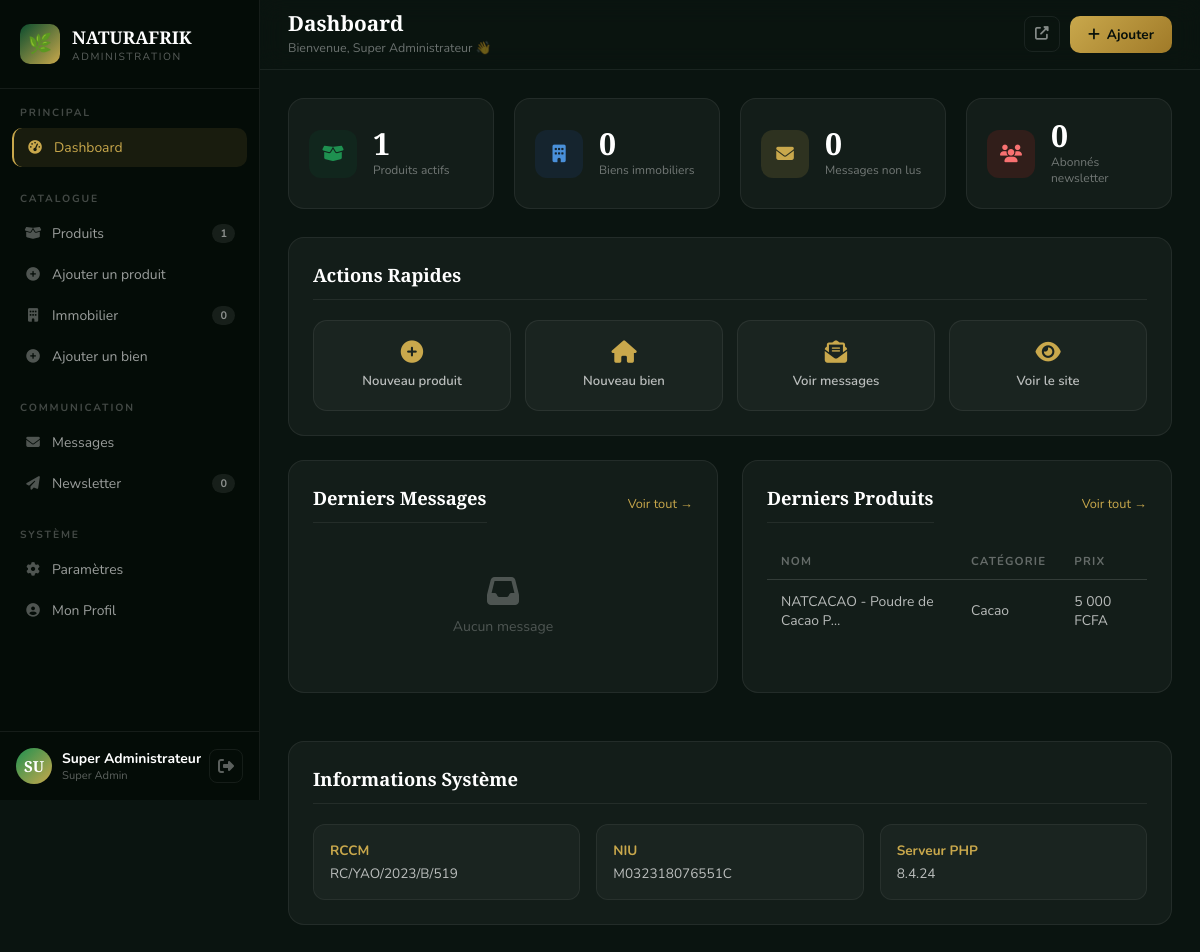
Page /admin/dashboard.php (signed in) on the committed database.
### tables this page shows
CREATE TABLE IF NOT EXISTS `products` (
  `id`                INT(11)        NOT NULL AUTO_INCREMENT,
  `name`              VARCHAR(200)   NOT NULL,
  `slug`              VARCHAR(200)   NOT NULL,
  `short_description` VARCHAR(500)   DEFAULT NULL,
  `description`       LONGTEXT       DEFAULT NULL,
  `price`             DECIMAL(15,2)  DEFAULT NULL,
  `price_max`         DECIMAL(15,2)  DEFAULT NULL,
  `price_unit`        VARCHAR(50)    DEFAULT 'kg',
  `currency`          VARCHAR(10)    DEFAULT 'XAF',
  `category_id`       INT(11)        NOT NULL,
  `main_image`        VARCHAR(255)   DEFAULT NULL,
  `gallery`           TEXT           DEFAULT NULL,
  `stock_quantity`    INT(11)        DEFAULT 0,
  `min_order`         INT(11)        DEFAULT 1,
  `min_order_unit`    VARCHAR(50)    DEFAULT 'kg',
  `weight`            VARCHAR(50)    DEFAULT NULL,
  `origin`            VARCHAR(100)   DEFAULT NULL,
  `certification`     VARCHAR(200)   DEFAULT NULL,
  `specifications`    TEXT           DEFAULT NULL,
  `tags`              VARCHAR(500)   DEFAULT NULL,
  `is_featured`       TINYINT(1)     DEFAULT 0,
  `is_new`            TINYINT(1)     DEFAULT 0,
  `is_active`         TINYINT(1)     DEFAULT 1,
  `views`             INT(11)        DEFAULT 0,
  `created_at`        TIMESTAMP      NOT NULL DEFAULT CURRENT_TIMESTAMP,
  `updated_at`        TIMESTAMP      NOT NULL DEFAULT CURRENT_TIMESTAMP ON UPDATE CURRENT_TIMESTAMP,
  PRIMARY KEY (`id`),
  UNIQUE KEY `slug` (`slug`),
  KEY `category_id` (`category_id`),
  KEY `is_featured` (`is_featured`),
  KEY `is_active` (`is_active`),
  FULLTEXT KEY `search_index` (`name`, `short_description`, `tags`),
  CONSTRAINT `fk_product_category` FOREIGN KEY (`category_id`) REFERENCES `categories`(`id`) ON DELETE RESTRICT
);

CREATE TABLE IF NOT EXISTS `categories` (
  `id`            INT(11)      NOT NULL AUTO_INCREMENT,
  `name`          VARCHAR(150) NOT NULL,
  `slug`          VARCHAR(150) NOT NULL,
  `description`   TEXT         DEFAULT NULL,
  `icon`          VARCHAR(100) DEFAULT NULL,
  `image_path`    VARCHAR(255) DEFAULT NULL,
  `section`       ENUM('produits','immobilier','agriculture','matieres_premieres') NOT NULL,
  `parent_id`     INT(11)      DEFAULT NULL,
  `display_order` INT(11)      DEFAULT 0,
  `is_active`     TINYINT(1)   DEFAULT 1,
  `created_at`    TIMESTAMP    NOT NULL DEFAULT CURRENT_TIMESTAMP,
  PRIMARY KEY (`id`),
  UNIQUE KEY `slug` (`slug`),
  KEY `section` (`section`),
  KEY `parent_id` (`parent_id`)
);

### includes/functions.php (called while the page is built, shortened)
<?php
require_once __DIR__ . '/db.php';
function e(string $str): string {
    return htmlspecialchars($str, ENT_QUOTES | ENT_HTML5, 'UTF-8');
}
function format_price(float $price, string $currency = 'XAF'): string {
    if ($currency === 'XAF') {
        return number_format($price, 0, ',', ' ') . ' FCFA';
    }
    return number_format($price, 2, ',', ' ') . ' ' . $currency;
}
function truncate(string $text, int $length = 150): string {
    return mb_substr($text, 0, $length) . '…';
}
function get_stats(): array {
    try {
        $pdo = db();
        return [
            'products'   => $pdo->query('SELECT COUNT(*) FROM products WHERE is_active=1')->fetchColumn(),
            'realestate' => $pdo->query('SELECT COUNT(*) FROM real_estate WHERE is_available=1')->fetchColumn(),
            'messages'   => $pdo->query('SELECT COUNT(*) FROM contact_messages WHERE is_read=0')->fetchColumn(),
            'newsletter' => $pdo->query('SELECT COUNT(*) FROM newsletter WHERE is_active=1')->fetchColumn(),
        ];
    } catch (Exception $e) { return ['products'=>0,'realestate'=>0,'messages'=>0,'newsletter'=>0]; }
}

### includes/db.php (called while the page is built, shortened)
<?php
class Database {
    private static ?PDO $instance = null;
    public static function getConnection(): ?PDO {
        if (self::$instance === null) {
            try {
                $port = defined('DB_PORT') ? DB_PORT : '3306';
                $dsn = sprintf(
                    'mysql:host=%s;port=%s;dbname=%s;charset=%s',
                    DB_HOST, $port, DB_NAME, DB_CHARSET
                );
                $options = [
                    PDO::ATTR_ERRMODE            => PDO::ERRMODE_EXCEPTION,
                    PDO::ATTR_DEFAULT_FETCH_MODE => PDO::FETCH_ASSOC,
                    PDO::ATTR_EMULATE_PREPARES   => false,
                    PDO::MYSQL_ATTR_INIT_COMMAND => "SET NAMES utf8mb4 COLLATE utf8mb4_unicode_ci",
                ];
                self::$instance = new PDO($dsn, DB_USER, DB_PASS, $options);
            } catch (PDOException $e) {
                error_log('DB Connection Error: ' . $e->getMessage());
                self::$instance = null;
                return null;
            }
        }
        return self::$instance;
    }
}
function db(): ?PDO {
    return Database::getConnection();
}

### admin/dashboard.php (the view, shortened to what this page needs)
<?php
require_once dirname(__DIR__) . '/includes/functions.php';
$stats  = get_stats();
$recent_messages = [];
try {
    $recent_messages = db()->query('SELECT * FROM contact_messages ORDER BY created_at DESC LIMIT 5')->fetchAll();
} catch (Exception $e) {}
$recent_products = [];
try {
    $recent_products = db()->query('SELECT p.*, c.name AS cat FROM products p LEFT JOIN categories c ON p.category_id = c.id ORDER BY p.created_at DESC LIMIT 5')->fetchAll();
} catch (Exception $e) {}
?>
<!DOCTYPE html>
<html lang="fr">
<head>
  <link rel="stylesheet" href="https://cdnjs.cloudflare.com/ajax/libs/font-awesome/6.5.0/css/all.min.css">
  <link rel="stylesheet" href="<?= SITE_URL ?>/admin/css/admin.css">
</head>
<body class="admin-body">
<aside class="admin-sidebar" id="adminSidebar">
  <div class="sidebar-logo">
    <div class="sidebar-logo-icon">🌿</div>
    <div>
      <div class="sidebar-brand">NATURAFRIK</div>
      <div class="sidebar-admin">Administration</div>
    </div>
  </div>
  <nav class="sidebar-nav">
    <div class="nav-group">
      <div class="nav-group-title">Principal</div>
      <a href="dashboard.php" class="sidebar-link active">
        <i class="fas fa-tachometer-alt"></i> Dashboard
      </a>
    </div>
    <div class="nav-group">
      <div class="nav-group-title">Catalogue</div>
      <a href="products/index.php" class="sidebar-link">
        <i class="fas fa-box-open"></i> Produits
        <span class="badge"><?= $stats['products'] ?></span>
      </a>
      <a href="products/add.php" class="sidebar-link">
        <i class="fas fa-plus-circle"></i> Ajouter un produit
      </a>
      <a href="realestate/index.php" class="sidebar-link">
        <i class="fas fa-building"></i> Immobilier
        <span class="badge"><?= $stats['realestate'] ?></span>
      </a>
      <a href="realestate/add.php" class="sidebar-link">
        <i class="fas fa-plus-circle"></i> Ajouter un bien
      </a>
    </div>
    <div class="nav-group">
      <div class="nav-group-title">Communication</div>
      <a href="messages/index.php" class="sidebar-link">
        <i class="fas fa-envelope"></i> Messages
      </a>
      <a href="newsletter/index.php" class="sidebar-link">
        <i class="fas fa-paper-plane"></i> Newsletter
        <span class="badge"><?= $stats['newsletter'] ?></span>
      </a>
    </div>
    <div class="nav-group">
      <div class="nav-group-title">Système</div>
      <a href="settings.php" class="sidebar-link">
        <i class="fas fa-cog"></i> Paramètres
      </a>
      <a href="profile.php" class="sidebar-link">
        <i class="fas fa-user-circle"></i> Mon Profil
      </a>
    </div>
  </nav>
  <div class="sidebar-footer">
    <div class="admin-user-info">
      <div class="admin-avatar"><?= strtoupper(substr($_SESSION['admin_name'] ?? 'A', 0, 2)) ?></div>
      <div>
        <div class="admin-name"><?= e($_SESSION['admin_name'] ?? 'Admin') ?></div>
        <div class="admin-role"><?= e(ucfirst(str_replace('_', ' ', $_SESSION['admin_role'] ?? ''))) ?></div>
      </div>
    </div>
    <a href="logout.php" class="btn-logout" title="Se déconnecter">
      <i class="fas fa-sign-out-alt"></i>
    </a>
  </div>
</aside>
<main class="admin-main">
  <header class="admin-topbar">
    <div class="topbar-title">
      <h1>Dashboard</h1>
      <span>Bienvenue, <?= e($_SESSION['admin_name'] ?? 'Admin') ?> 👋</span>
    </div>
    <div class="topbar-actions">
      <a href="<?= SITE_URL ?>/index.php" target="_blank" class="topbar-btn" title="Voir le site">
        <i class="fas fa-external-link-alt"></i>
      </a>
      <a href="products/add.php" class="topbar-cta">
        <i class="fas fa-plus"></i> Ajouter
      </a>
    </div>
  </header>
  <div class="admin-content">
    <div class="stats-row">
      <div class="stat-card">
        <div class="stat-card-icon" style="background:rgba(11,77,46,.2);color:#1E9050;">
          <i class="fas fa-box-open"></i>
        </div>
        <div>
          <div class="stat-card-num"><?= $stats['products'] ?></div>
          <div class="stat-card-label">Produits actifs</div>
        </div>
      </div>
      <div class="stat-card">
        <div class="stat-card-icon" style="background:rgba(30,64,128,.2);color:#4A90D9;">
          <i class="fas fa-building"></i>
        </div>
        <div>
          <div class="stat-card-num"><?= $stats['realestate'] ?></div>
          <div class="stat-card-label">Biens immobiliers</div>
        </div>
      </div>
      <div class="stat-card">
        <div class="stat-card-icon" style="background:rgba(201,168,76,.15);color:var(--gold);">
          <i class="fas fa-envelope"></i>
        </div>
        <div>
          <div class="stat-card-num"><?= $stats['messages'] ?></div>
          <div class="stat-card-label">Messages non lus</div>
        </div>
      </div>
      <div class="stat-card">
        <div class="stat-card-icon" style="background:rgba(220,38,38,.15);color:#f87171;">
          <i class="fas fa-users"></i>
        </div>
        <div>
          <div class="stat-card-num"><?= $stats['newsletter'] ?></div>
          <div class="stat-card-label">Abonnés newsletter</div>
        </div>
      </div>
    </div>
    <div class="admin-section">
      <h2 class="section-heading">Actions Rapides</h2>
      <div class="quick-actions">
        <a href="products/add.php" class="quick-btn">
          <i class="fas fa-plus-circle"></i>
          <span>Nouveau produit</span>
        </a>
        <a href="realestate/add.php" class="quick-btn">
          <i class="fas fa-home"></i>
          <span>Nouveau bien</span>
        </a>
        <a href="messages/index.php" class="quick-btn">
          <i class="fas fa-envelope-open-text"></i>
          <span>Voir messages</span>
        </a>
        <a href="<?= SITE_URL ?>/index.php" target="_blank" class="quick-btn">
          <i class="fas fa-eye"></i>
          <span>Voir le site</span>
        </a>
      </div>
    </div>
    <div style="display:grid;grid-template-columns:1fr 1fr;gap:24px;">
      <div class="admin-section">
        <div style="display:flex;align-items:center;justify-content:space-between;margin-bottom:20px;">
          <h2 class="section-heading" style="margin:0;">Derniers Messages</h2>
          <a href="messages/index.php" style="font-size:.8rem;color:var(--gold);">Voir tout →</a>
        </div>
        <?php if (!empty($recent_messages)): ?>
        <div class="admin-table-wrap">
          <table class="admin-table">
            <thead><tr><th>Nom</th><th>Sujet</th><th>Date</th></tr></thead>
            <tbody>
              <?php foreach ($recent_messages as $msg): ?>
              <tr <?= !$msg['is_read'] ? 'style="font-weight:700;"' : '' ?>>
                <td><?= e($msg['name']) ?></td>
                <td><?= e(truncate($msg['subject'], 30)) ?></td>
                <td style="white-space:nowrap;font-size:.78rem;"><?= format_date($msg['created_at']) ?></td>
              </tr>
              <?php endforeach; ?>
            </tbody>
          </table>
        </div>
        <?php else: ?>
        <div class="empty-state"><i class="fas fa-inbox"></i><p>Aucun message</p></div>
        <?php endif; ?>
      </div>
      <div class="admin-section">
        <div style="display:flex;align-items:center;justify-content:space-between;margin-bottom:20px;">
          <h2 class="section-heading" style="margin:0;">Derniers Produits</h2>
          <a href="products/index.php" style="font-size:.8rem;color:var(--gold);">Voir tout →</a>
        </div>
        <?php if (!empty($recent_products)): ?>
        <div class="admin-table-wrap">
          <table class="admin-table">
            <thead><tr><th>Nom</th><th>Catégorie</th><th>Prix</th></tr></thead>
            <tbody>
              <?php foreach ($recent_products as $p): ?>
              <tr>
                <td><?= e(truncate($p['name'], 28)) ?></td>
                <td><?= e($p['cat'] ?? '-') ?></td>
                <td><?= $p['price'] ? format_price($p['price'], $p['currency']) : 'Sur demande' ?></td>
              </tr>
              <?php endforeach; ?>
            </tbody>
          </table>
        </div>
        <?php else: ?>
        <div class="empty-state"><i class="fas fa-box-open"></i><p>Aucun produit. <a href="products/add.php">Ajouter →</a></p></div>
        <?php endif; ?>
      </div>
    </div>
    <div class="admin-section" style="margin-top:24px;">
      <h2 class="section-heading">Informations Système</h2>
      <div style="display:grid;grid-template-columns:repeat(3,1fr);gap:16px;font-size:.85rem;">
        <div style="padding:16px;background:rgba(255,255,255,.03);border-radius:12px;border:1px solid rgba(255,255,255,.06);">
          <div style="color:var(--gold);font-weight:700;margin-bottom:4px;">RCCM</div>
          <div style="color:rgba(255,255,255,.7);"><?= COMPANY_RCCM ?></div>
        </div>
        <div style="padding:16px;background:rgba(255,255,255,.03);border-radius:12px;border:1px solid rgba(255,255,255,.06);">
          <div style="color:var(--gold);font-weight:700;margin-bottom:4px;">NIU</div>
          <div style="color:rgba(255,255,255,.7);"><?= COMPANY_NIU ?></div>
        </div>
        <div style="padding:16px;background:rgba(255,255,255,.03);border-radius:12px;border:1px solid rgba(255,255,255,.06);">
          <div style="color:var(--gold);font-weight:700;margin-bottom:4px;">Serveur PHP</div>
          <div style="color:rgba(255,255,255,.7);"><?= phpversion() ?></div>
        </div>
      </div>
    </div>
  </div>
</main>
</body>
</html>

### rows in the picture
products: views "0", name "NATCACAO - Poudre de Cacao P…", category.name "Cacao", format_price($p['price'], $p['currency']) "5 000 FCFA"

### other values in the picture
$stats['products'] "1"
substr($_SESSION['admin_name'] ?? 'A', 0, 2) "SU"
$_SESSION['admin_name'] "Super Administrateur"
str_replace('_', ' ', $_SESSION['admin_role'] ?? '') "Super Admin"
COMPANY_RCCM "RC/YAO/2023/B/519"
COMPANY_NIU "M032318076551C"
phpversion() "8.4.24"
